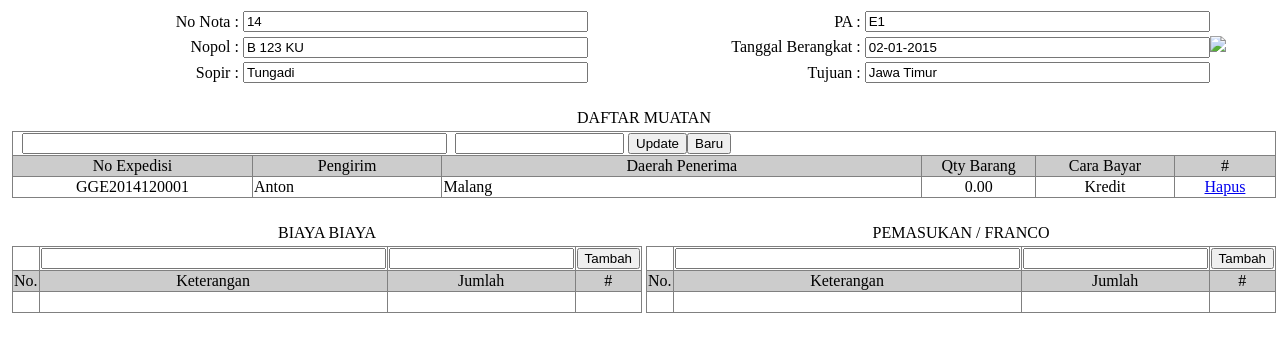
The app's page /modules/expedisi/daftar_muatan.php?cmd=edit&id=14 (signed in) with its own data.
### tables this page shows
CREATE TABLE IF NOT EXISTS `muatan` (
  `id` int(11) NOT NULL AUTO_INCREMENT,
  `notamuatan` varchar(50) NOT NULL,
  `angkutan_id` int(11) NOT NULL,
  `nopol` varchar(50) NOT NULL,
  `sopir` varchar(50) NOT NULL,
  `pa` varchar(50) NOT NULL,
  `tanggal` date NOT NULL,
  `tujuan` varchar(50) NOT NULL,
  PRIMARY KEY (`id`)
);

CREATE TABLE IF NOT EXISTS `muatan_detail` (
  `id` int(11) NOT NULL AUTO_INCREMENT,
  `muatan_id` int(11) NOT NULL DEFAULT 0,
  `notamuatan` varchar(50) NOT NULL DEFAULT '0',
  `resi` varchar(50) NOT NULL DEFAULT '0',
  PRIMARY KEY (`id`)
);

CREATE TABLE IF NOT EXISTS `expedisi` (
  `id` int(11) NOT NULL AUTO_INCREMENT,
  `nourut` int(11) NOT NULL DEFAULT 0,
  `nonota` varchar(50) NOT NULL DEFAULT '0',
  `jenis_pembayaran` varchar(50) NOT NULL DEFAULT '0',
  `tanggal` date NOT NULL,
  `nama_pengirim` varchar(50) NOT NULL,
  `alamat_pengirim` text NOT NULL,
  `telpon_pengirim` varchar(50) NOT NULL,
  `isi_kiriman` varchar(50) NOT NULL,
  `satuan_packing` varchar(50) NOT NULL,
  `memo_pengirim` varchar(50) NOT NULL,
  `harga_barang_ttp` int(11) NOT NULL,
  `berat_barang` decimal(10,2) NOT NULL,
  `kubikasi` decimal(10,2) NOT NULL,
  `total_biaya` int(11) NOT NULL,
  `nama_penerima` varchar(50) NOT NULL,
  `alamat_penerima` text NOT NULL,
  `telepon_penerima` varchar(50) NOT NULL,
  `banyak_barang` decimal(10,2) NOT NULL,
  `satuan` varchar(50) NOT NULL,
  `jenis_layanan` varchar(50) NOT NULL,
  `biaya_administrasi` int(11) NOT NULL,
  `biaya_lainnya` int(11) NOT NULL,
  `discount` int(11) NOT NULL,
  `total_ongkos` int(11) NOT NULL,
  `closing` char(1) NOT NULL DEFAULT 'N',
  PRIMARY KEY (`id`)
);

### include/functions.php (called while the page is built, shortened)
<?php
function baliktglindo($tglx) {
	$hari = substr($tglx,8,2);
	$bln = substr($tglx,5,2);
	$thn = substr($tglx,0,4);
	$tgli = $hari."-".$bln."-".$thn;
	return $tgli;
}
?>

### modules/expedisi/daftar_muatan.php (the view, shortened to what this page needs)
<?php @session_start();
	include "../../include/functions.php";
?>
<link href="../../assets/jquery.loader.css" rel="stylesheet" /></script>
<link rel='stylesheet' type='text/css' href='../../assets/jquery.autocomplete.css'/>
<link href="../../assets/kalendar_files/calendar.css" rel="stylesheet" type="text/css">
<form name="frmijin" id="frmijin" method="post" action="daftar_muatan.php" onsubmit="validasi(); return false;">
  <?php
  	$SQLe = "SELECT * FROM muatan WHERE notamuatan = '". $_GET["id"] ."'";
	$hasile = mysql_query($SQLe) or die(mysql_error());
	$barise = mysql_fetch_array($hasile);
  ?>
<table width="1000px" border="0" align="center">
  <tr class="rowKanan">
    <td>No Nota :</td>
    <td align="left"><input type="text" name="notamuatan" id="notamuatan" size="40" readonly="readonly" value="<?php echo isset($_GET["id"]) ? $_GET["id"] : ""; ?>" /></td>
    <td>PA :</td>
    <td align="left"><input type="text" name="pa" id="pa" size="40"  value="<?php echo $barise["pa"]; ?>" /></td>
  </tr>
  <tr class="rowTengah">
    <td class="rowKanan">Nopol :</td>
    <td align="left"><input type="text" name="nopol" id="nopol" size="40"  value="<?php echo $barise["nopol"]; ?>" onclick="kosongtextArmada()" /><input type="hidden" name="angkutan_id"  id="angkutan_id" value="" /></td>
    <td class="rowKanan">Tanggal Berangkat :</td>
    <td align="left"><input type="text" name="tanggal" id="tanggal" size="40" value="<?php echo baliktglindo($barise["tanggal"]); ?>" /><a href="javascript:showCalendar('tanggal')"><img src="../../assets/kalendar_files/calendar_icon.gif" border="0"></a></td>
  </tr>
  <tr class="rowTengah">
    <td width="196" class="rowKanan">Sopir :</td>
    <td width="296" align="left"><input type="text" name="sopir" id="sopir" size="40"  value="<?php echo $barise["sopir"]; ?>" /></td>
    <td width="180" class="rowKanan">Tujuan :</td>
    <td width="310" align="left"><input type="text" name="tujuan" id="tujuan" size="40"   value="<?php echo $barise["tujuan"]; ?>"/></td>
  </tr>
  <tr class="rowTengah">
    <td colspan="2">&nbsp;</td>
    <td colspan="2">&nbsp;</td>
  </tr>
  <tr class="rowTengah">
    <td colspan="4" class="rowTengah">DAFTAR MUATAN</td>
  </tr>
  <tr class="rowTengah">
    <td colspan="4" class="rowTengah"><table width="100%" border="1" style="border-collapse:collapse">
      <tr>
        <td colspan="6">&nbsp;
          <input type="text" name="resisearch" id="ppk" size="50" onclick="kosongtext()"  />
          &nbsp;<input name="resi" type="text" id="resi" value="" size="18" readonly="readonly" class="required" title="Kode Resi Harus Terisi !"/>
<?php if(isset($_GET["cmd"]) && $_GET["cmd"] == "edit") { ?>
          <input type="button" name="submit-form-edit"
value="Update" id="submit-form-edit" /><?php } else { ?>
<input type="button" name="tambah"
value="Tambah" id="submit-form" />
<?php } ?>
<input type="button" id="baru" value="Baru" onclick="no_urut();" /></td>
        </tr>
      <tr bgcolor="#CCCCCC" class="rowTengah">
        <td width="19%">No Expedisi</td>
        <td width="15%">Pengirim</td>
        <td width="38%">Daerah Penerima</td>
        <td width="9%">Qty Barang</td>
        <td width="11%">Cara Bayar</td>
        <td width="8%">#</td>
      </tr>
      <?php
	  	$SQL = "SELECT * FROM muatan_detail WHERE notamuatan = '".$_GET["id"]."'";
		$hasil = mysql_query($SQL) or die(mysql_error());
		while($baris=mysql_fetch_array($hasil)){
	  ?>
      <tr>
        <td align="center"><?php echo $baris["resi"];?></td>
        <?php
			$sqlr = "SELECT * FROM expedisi where nonota = '".$baris["resi"]."'";
			$hasilr = mysql_query($sqlr);
			$barisr = mysql_fetch_array($hasilr);
		?>
        <td><?php echo $barisr["nama_pengirim"];?></td>
        <td><?php echo $barisr["alamat_penerima"];?></td>
        <td align="center"><?php echo $barisr["banyak_barang"];?></td>
        <td align="center"><?php echo $barisr["jenis_pembayaran"];?></td>
        <td align="center"><a href="daftar_muatan.php?cmd=delete&id=<?php echo $_GET["id"];?>&id_detail=<?php echo $baris["id"];?>" >Hapus</a></td>
      </tr>
      <?php
		}
		?>
    </table></td>
  </tr>
  <tr class="rowTengah">
    <td colspan="2" class="rowTengah">&nbsp;</td>
    <td colspan="2">&nbsp;</td>
  </tr>
  <tr class="rowTengah">
    <td colspan="2" class="rowTengah">BIAYA BIAYA</td>
    <td colspan="2">PEMASUKAN / FRANCO</td>
  </tr>
  <tr>
    <td colspan="2" valign="top"><table width="100%" border="1" style="border-collapse:collapse">
      <tr>
        <td width="14%">&nbsp;</td>
        <td width="55%"><input type="text" name="ket_biaya" id="ket_biaya" size="40" /></td>
        <td width="15%"><input type="text" name="jum_biaya" id="jum_biaya" size="20" /></td>
        <td width="16%"><input type="button"  id="submit-form-biaya"
value="Tambah" /></td>
      </tr>
      <tr bgcolor="#CCCCCC" class="rowTengah">
        <td>No.</td>
        <td>Keterangan</td>
        <td>Jumlah</td>
        <td>#</td>
      </tr>
      <tr>
        <td>&nbsp;</td>
        <td>&nbsp;</td>
        <td>&nbsp;</td>
        <td>&nbsp;</td>
      </tr>
    </table></td>
    <td colspan="2" valign="top"><table width="100%" border="1" style="border-collapse:collapse">
      <tr>
        <td width="14%">&nbsp;</td>
        <td width="55%"><input type="text" name="ket_pemasukan" id="ket_pemasukan" size="40" /></td>
        <td width="15%"><input type="text" name="jum_pemasukan" id="jum_pemasukan" size="20" /></td>
        <td width="16%"><input type="button"  id="submit-form-pemasukan"
value="Tambah" /></td>
      </tr>
      <tr bgcolor="#CCCCCC" class="rowTengah">
        <td>No.</td>
        <td>Keterangan</td>
        <td>Jumlah</td>
        <td>#</td>
      </tr>
      <tr>
        <td>&nbsp;</td>
        <td>&nbsp;</td>
        <td>&nbsp;</td>
        <td>&nbsp;</td>
      </tr>
    </table></td>
  </tr>
  <tr>
    <td colspan="2">&nbsp;</td>
    <td colspan="2">&nbsp;</td>
  </tr>
</table>
</form>

### modules/expedisi/daftar_muatan.php (style rules this page uses)
.rowTengah { text-align: center; }
.rowKanan { text-align: right; }

### records on screen
muatan: pa "E1", nopol "B 123 KU", tanggal "02-01-2015", sopir "Tungadi", tujuan "Jawa Timur"
muatan_detail: resi "GGE2014120001", expedisi.nama_pengirim "Anton", expedisi.alamat_penerima "Malang", expedisi.banyak_barang "0.00", expedisi.jenis_pembayaran "Kredit"
